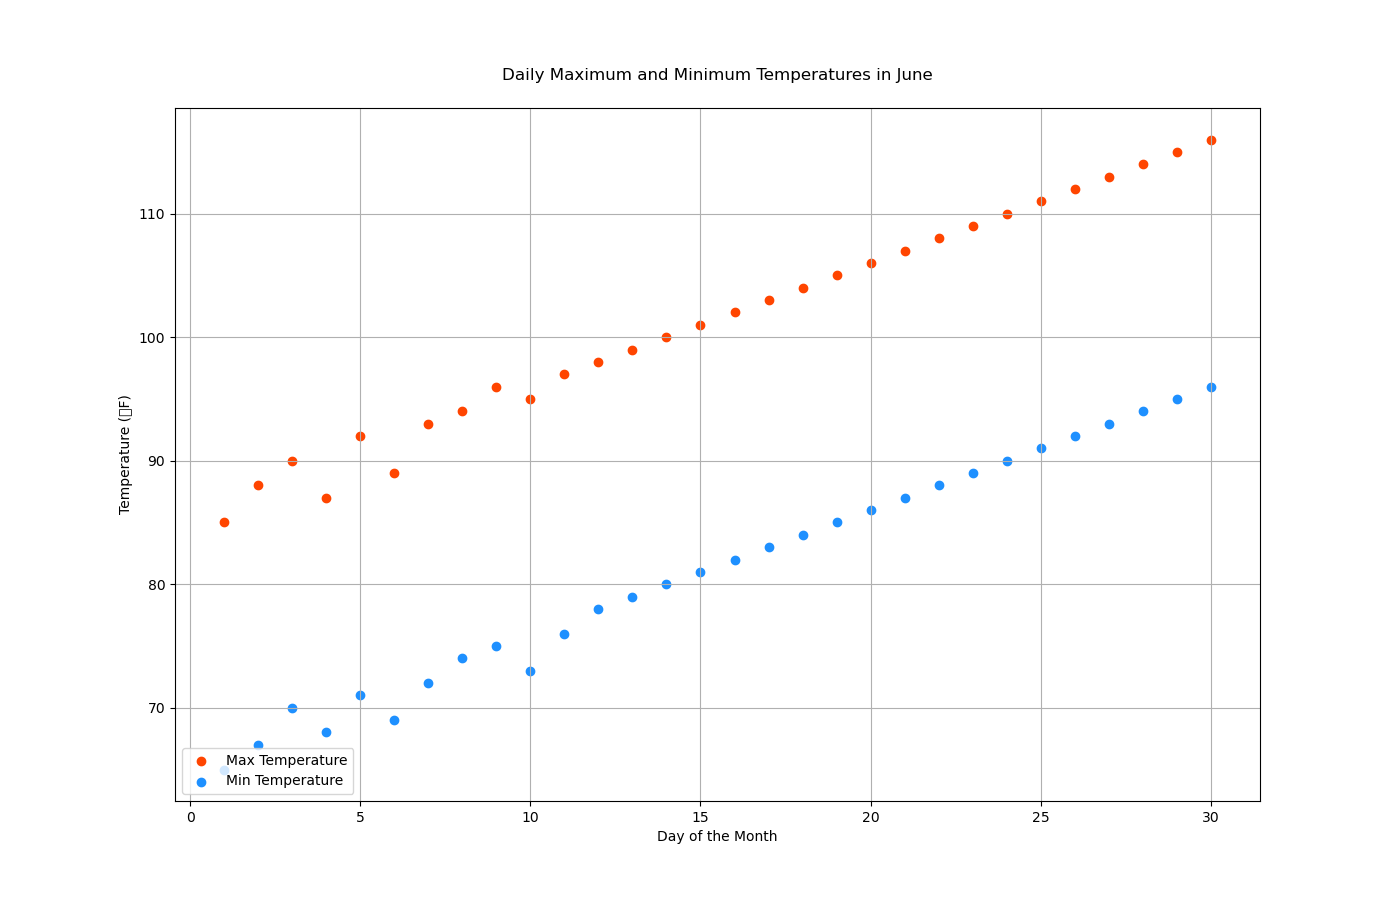

Write Python code to recreate this figure.

import matplotlib.pyplot as plt

# Data for plotting
dates = [1, 2, 3, 4, 5, 6, 7, 8, 9, 10, 11, 12, 13, 14, 15, 16, 17, 18, 19, 20, 21, 22, 23, 24, 25, 26, 27, 28, 29, 30]
max_temperature = [85, 88, 90, 87, 92, 89, 93, 94, 96, 95, 97, 98, 99, 100, 101, 102, 103, 104, 105, 106, 107, 108, 109, 110, 111, 112, 113, 114, 115, 116]
min_temperature = [65, 67, 70, 68, 71, 69, 72, 74, 75, 73, 76, 78, 79, 80, 81, 82, 83, 84, 85, 86, 87, 88, 89, 90, 91, 92, 93, 94, 95, 96]

# Create a scatterplot
plt.figure(figsize=(14, 9))
plt.scatter(dates, max_temperature, c="#FF4500", label="Max Temperature")
plt.scatter(dates, min_temperature, c="#1E90FF", label="Min Temperature")

# Customize the chart
plt.title("Daily Maximum and Minimum Temperatures in June", pad=20)
plt.xlabel("Day of the Month")
plt.ylabel("Temperature (°F)")
plt.legend(loc='lower left')
plt.grid(True)

# Show the scatterplot
plt.show()
